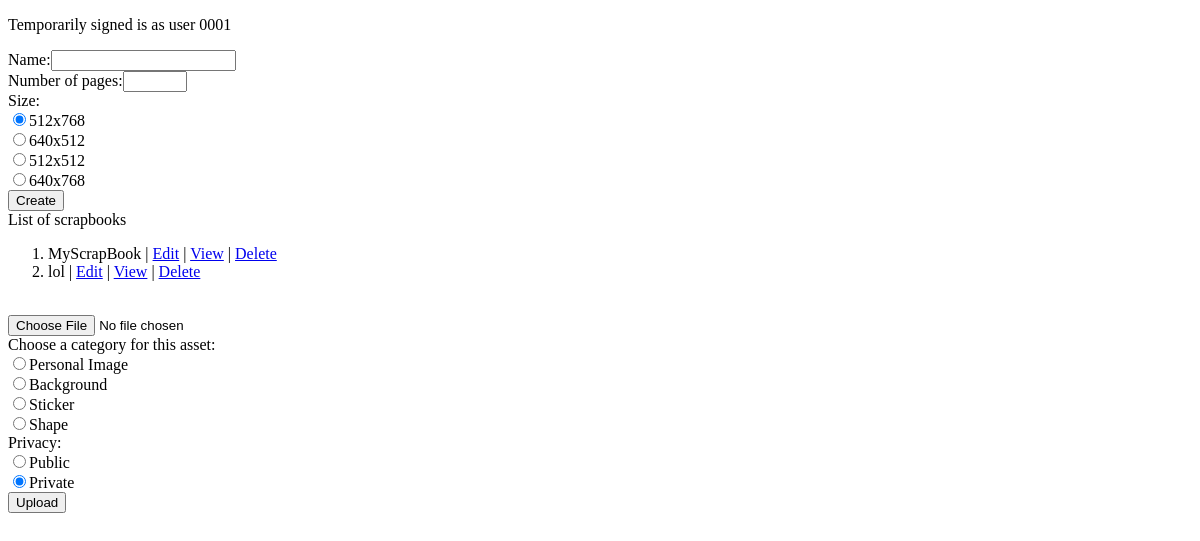
Page /myScrapbooks on the earlier database version.
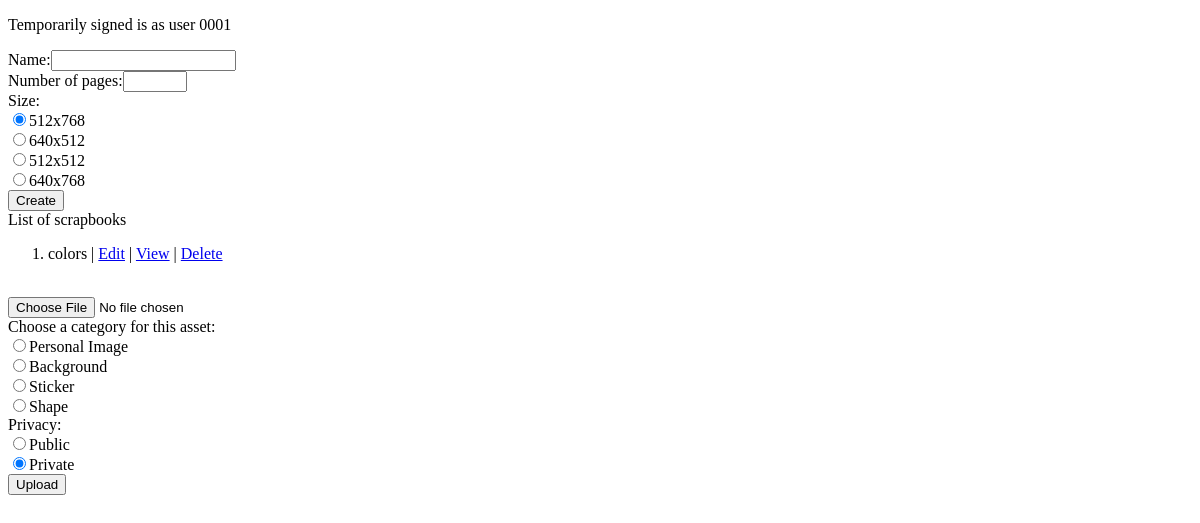
Same page on the later database version.
### tables this page shows
CREATE TABLE IF NOT EXISTS `scrapbooks` (
  `scrapbook_id` varchar(4) NOT NULL,
  `user_id` varchar(4) NOT NULL,
  `name` varchar(20) NOT NULL,
  `json` longtext NOT NULL,
  PRIMARY KEY (`scrapbook_id`)
);

### application/controllers/MemoRecap.php (called while the page is built, shortened)
<?php
class MemoRecap extends CI_Controller {
	public function __construct(){
		$this->load->model('Scrapbook_model', 'scrapbook');
		$this->load->model('User_model', 'user');
	}
	public function myScrapbooks(){
		$data['title'] = 'MemoRecap';
		$data['list_of_scrapbooks'] = $this->scrapbook->displayScrapbooks('0001');
		$this->load->view('myScrapbooks',$data);
	}
}

### index.php (called while the page is built, shortened)
<?php
require_once BASEPATH.'core/CodeIgniter.php';

### application/models/Scrapbook_model.php (the view, shortened to what this page needs)
<?php
	class Scrapbook_model extends CI_Model{
		public function displayScrapbooks($user_id){
			$sbHTML = '';
			$query = $this->db->query("SELECT * FROM scrapbooks WHERE user_id = $user_id order by scrapbook_id ASC");
			foreach($query->result_array() as $row){
				$sbHTML .= '
					<li>'.$row["name"].' | <a href = "'.base_url('editor/'.$row["scrapbook_id"]).'">Edit</a> | <a href = "'.base_url('view/'.$row["scrapbook_id"]).'">View</a> | <a href = "'.base_url('delete/'.$row["scrapbook_id"]).'">Delete</a></li>
				';
			}
			return $sbHTML;
		}
	}
?>

### application/views/myScrapbooks.php (shortened to what this page needs)
<!DOCTYPE html>
<html>
<head>
</head>
<body>
	<p>Temporarily signed is as user 0001</p>
	<form action = "<?php echo base_url('editor/new'); ?>" method = "POST">
		Name:<input type="text" name="name" required /><br />
		Number of pages:<input type="number" name="pages" min = "3" max = "999" required /><br />
		Size:<br />
		<input type = "radio" name = "size" value = "512x768" required checked />512x768<br />
		<input type = "radio" name = "size" value = "640x512" required />640x512<br />
		<input type = "radio" name = "size" value = "512x512" required />512x512<br />
		<input type = "radio" name = "size" value = "640x768" required />640x768<br />
		<input type="submit" name="create" value = "Create" />
	</form>
	List of scrapbooks
	<ol>
		<?php
			echo $list_of_scrapbooks;
		?>
	</ol>
	<?php
		include 'includes/imageUpload.php';
	?>
</body>
</html>

### application/views/includes/imageUpload.php
<form method= "POST" enctype= "multipart/form-data" action = "<?php echo base_url('uploadAsset'); ?>">
	<br/>
	<input type = "file" name = "image" accept = "image/*" id = "imageChooser" required /><br/>
	Choose a category for this asset:<br />
	<input type = "radio" name = "category" value = "user_images/" required />Personal Image<br />
	<input type = "radio" name = "category" value = "backgrounds/" required />Background<br />
	<input type = "radio" name = "category" value = "stickers/" required />Sticker<br />
	<input type = "radio" name = "category" value = "shapes/" required />Shape<br />
	Privacy:<br />
	<input type = "radio" name = "privacy" value = "public" required />Public<br />
	<input type = "radio" name = "privacy" value = "private" required checked = "true"/>Private<br />
	<input type = "submit" name = "imageSubmit" value = "Upload" id = "imageSubmit"/>
</form>

Differences in the rows shown:
removed scrapbooks: name "lol"
changed scrapbooks: name "MyScrapBook" → "colors"
